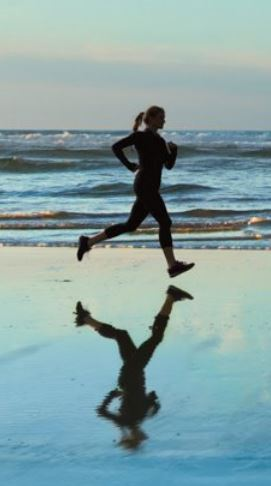
#> input picture 问天/视觉/OpenCV-Python/Code/3_Picture_Basic_Test/1.jpg, 271 x 486 px, given in place of test.mp4, which was not available
$ python camshift.py
#> lines starting #> are read from the running program, lines starting #| are printed output that depends on the picture; after the words box and inside, x2 and y2 are one past the last pixel; in counts of white or black regions, pixels touching at a corner belong together; pictures that were not available may be replaced by others from this repository, and a replacement may not be noted
import cv2
import numpy as np

cap = cv2.VideoCapture('test.mp4')

# 确定窗口大小
x, y, w, h = 150, 250, 100, 100
track_window = (x, y, w, h)

# 确定颜色阈值范围
lower_red = np.array([0, 60, 32])
upper_red = np.array([180, 255, 255])

# 读取第一帧
ret, frame = cap.read()
#> frame is the input picture: shape (486, 271, 3); mean B, G, R 164.7, 162.9, 134.4
roi = frame[y:y+h, x:x+w]
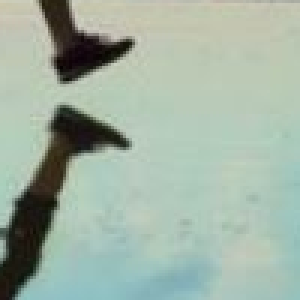
#> roi: shape (100, 100, 3) (shown 3 times larger); mean B, G, R 163.9, 178, 160.8
hsv_roi = cv2.cvtColor(frame, cv2.COLOR_BGR2HSV)
#> hsv_roi: shape (486, 271, 3); mean H, S, V 80.3, 59.2, 170.2

# 创建红色掩膜
mask = cv2.inRange(hsv_roi, lower_red, upper_red)
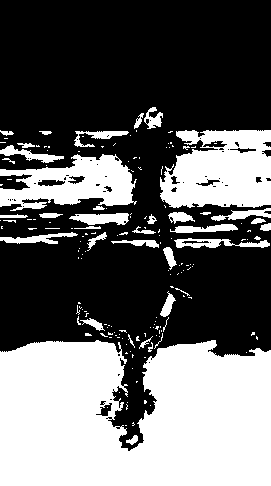
#> mask: shape (486, 271); 39.6% white; 171 white regions (133 under 20 px), largest, box (x1, y1, x2, y2) and area: (0, 340, 271, 486) 35037, (160, 130, 271, 208) 6878, (0, 154, 137, 211) 4627

# 获取红色小球的直方图并归一化
roi_hist = cv2.calcHist([hsv_roi], [0], mask, [180], [0, 180])
#> roi_hist = 180 values, max 14111 at index 99, min 0 at index 4, mean 289.7
roi_hist = cv2.normalize(roi_hist, roi_hist, 0, 255, cv2.NORM_MINMAX)
#> roi_hist = 180 values, max 255 at index 99, min 0 at index 4, mean 5.23

# 设置Meanshift的终止条件（最大迭代次数为10，移动小于1像素）
term_criteria = (cv2.TERM_CRITERIA_EPS | cv2.TERM_CRITERIA_COUNT, 10, 1)

while True:
    ret, frame = cap.read()
    if not ret:
        break

    hsv = cv2.cvtColor(frame, cv2.COLOR_BGR2HSV)

    # 计算反向投影
    dst = cv2.calcBackProject([hsv], [0], roi_hist, [0, 180], 1)
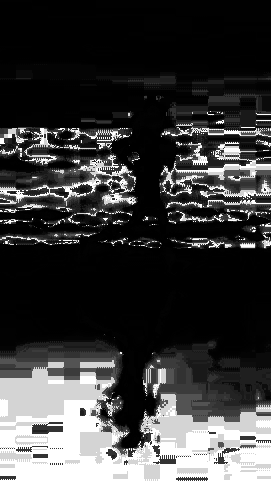
#> dst: shape (486, 271); min 0, max 255, mean 60.7

    # 应用Camshift算法
    res, track_window = cv2.CamShift(dst, track_window, term_criteria)
#> res = ((188.5, 445), (109.7, 128.7), 86.96); track_window = (123, 404, 131, 82)

    pts = cv2.boxPoints(res)
#> pts = [[121.3, 393.7], [249.9, 386.8], [255.7, 496.3], [127.1, 503.2]]
    pts = np.int0(pts)
#> pts = [[121, 393], [249, 386], [255, 496], [127, 503]]
    img = cv2.polylines(frame, [pts], True, 255, 2)

    cv2.imshow('Meanshift Tracking', img)

    if cv2.waitKey(30) & 0xFF == 27:
#> (key Esc is pressed here)
        break

cap.release()
cv2.destroyAllWindows()

$ run again, on 问天/视觉/OpenCV-Python/Code/3_Picture_Basic_Test/2.jpg
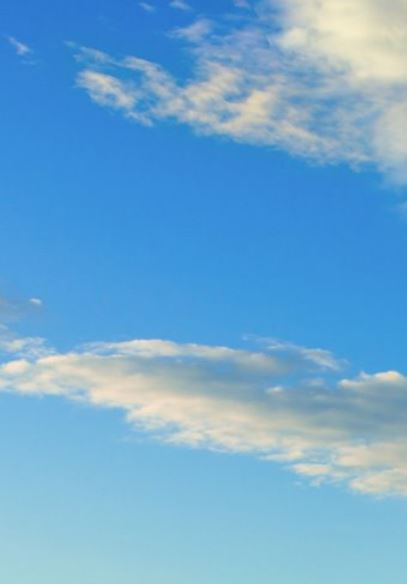
#> input picture 问天/视觉/OpenCV-Python/Code/3_Picture_Basic_Test/2.jpg, 407 x 584 px, given in place of test.mp4, which was not available
#> frame is the input picture: shape (584, 407, 3); mean B, G, R 209.5, 168.4, 110
#> hsv_roi: shape (584, 407, 3); mean H, S, V 95.4, 122.7, 211.2
#> `mask = cv2.inRange(hsv_roi, lower_red, upper_red)`:
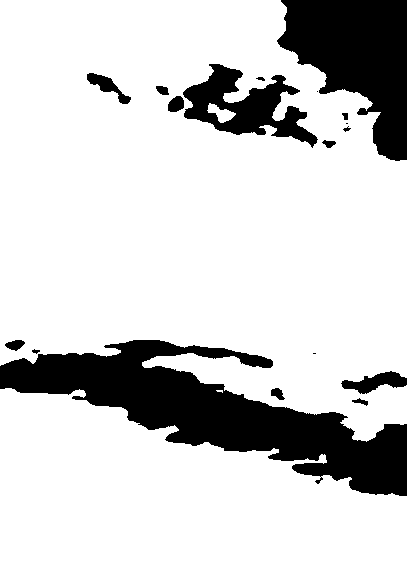
#> mask: shape (584, 407); 81.9% white; 18 black regions (3 under 20 px), largest, box (x1, y1, x2, y2) and area: (0, 340, 407, 496) 23744, (277, 0, 407, 161) 12415, (183, 64, 318, 148) 4891
#> `roi_hist = cv2.calcHist([hsv_roi], [0], mask, [180], [0, 180])`: roi_hist = 180 values, max 46198 at index 104, min 0 at index 0, mean 1081.3
#> `roi_hist = cv2.normalize(roi_hist, roi_hist, 0, 255, cv2.NORM_MINMAX)`: roi_hist = 180 values, max 255 at index 104, min 0 at index 0, mean 5.97
#> `dst = cv2.calcBackProject([hsv], [0], roi_hist, [0, 180], 1)`:
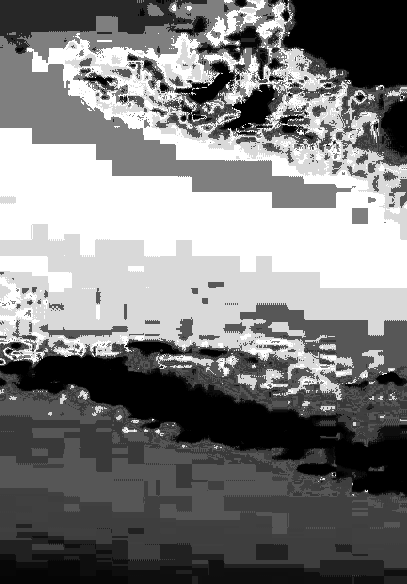
#> dst: shape (584, 407); min 0, max 255, mean 125
#> res = ((192, 265.5), (137.1, 139.7), 55.84); track_window = (133, 208, 118, 115)
#> `pts = cv2.boxPoints(res)`: pts = [[95.71, 248], [211.3, 169.6], [288.3, 283], [172.7, 361.4]]
#> `pts = np.int0(pts)`: pts = [[95, 247], [211, 169], [288, 283], [172, 361]]
